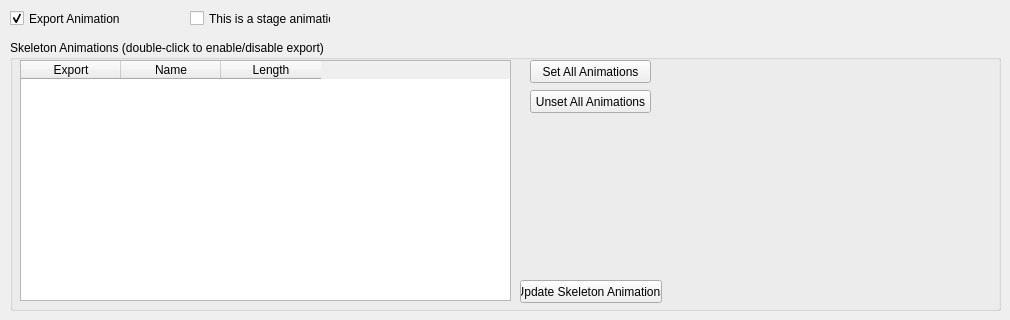
    <widget class="QWidget" name="animationTab">
     <attribute name="title">
      <string>Animation</string>
     </attribute>
     <widget class="QCheckBox" name="chkExportAnimations">
      <property name="geometry">
       <rect>
        <x>10</x>
        <y>10</y>
        <width>110</width>
        <height>17</height>
       </rect>
      </property>
      <property name="toolTip">
       <string>&lt;html&gt;&lt;head/&gt;&lt;body&gt;&lt;p&gt;If this is checked, any animations listed below will be exported.&lt;/p&gt;&lt;p&gt;&lt;br/&gt;&lt;/p&gt;&lt;p&gt;Skeleton Animation: Each animation will be exported to a .skeleton file with the listed name.&lt;/p&gt;&lt;p&gt;&lt;br/&gt;&lt;/p&gt;&lt;p&gt;Blend Shape Animation: Each animation will be exported INTO THE MESH FILE. Checking this will enforce mesh export.&lt;/p&gt;&lt;/body&gt;&lt;/html&gt;</string>
      </property>
      <property name="text">
       <string>Export Animations</string>
      </property>
      <property name="checked">
       <bool>true</bool>
      </property>
     </widget>
     <widget class="QGroupBox" name="grpSkeletonAnimations">
      <property name="geometry">
       <rect>
        <x>10</x>
        <y>40</y>
        <width>991</width>
        <height>271</height>
       </rect>
      </property>
      <property name="title">
       <string>Skeleton Animations (double-click to enable/disable export)</string>
      </property>
      <widget class="QPushButton" name="btnUpdateSkeletonAnimations">
       <property name="geometry">
        <rect>
         <x>510</x>
         <y>240</y>
         <width>142</width>
         <height>23</height>
        </rect>
       </property>
       <property name="toolTip">
        <string>Clicking on this will update the list with all animations assigned to this character's skeleton in the Trax editor.</string>
       </property>
       <property name="text">
        <string>Update Skeleton Animations</string>
       </property>
      </widget>
      <widget class="QTableWidget" name="tblSkeletonAnimations">
       <property name="geometry">
        <rect>
         <x>10</x>
         <y>20</y>
         <width>491</width>
         <height>241</height>
        </rect>
       </property>
       <column>
        <property name="text">
         <string>Export</string>
        </property>
       </column>
       <column>
        <property name="text">
         <string>Name</string>
        </property>
       </column>
       <column>
        <property name="text">
         <string>Length</string>
        </property>
       </column>
      </widget>
      <widget class="QPushButton" name="btnUnsetAllAnimations">
       <property name="geometry">
        <rect>
         <x>520</x>
         <y>50</y>
         <width>121</width>
         <height>23</height>
        </rect>
       </property>
       <property name="text">
        <string>Unset All Animations</string>
       </property>
      </widget>
      <widget class="QPushButton" name="btnSetAllAnimations">
       <property name="geometry">
        <rect>
         <x>520</x>
         <y>20</y>
         <width>121</width>
         <height>23</height>
        </rect>
       </property>
       <property name="text">
        <string>Set All Animations</string>
       </property>
      </widget>
     </widget>
     <widget class="QCheckBox" name="chkIsStageAnim">
      <property name="geometry">
       <rect>
        <x>190</x>
        <y>10</y>
        <width>141</width>
        <height>17</height>
       </rect>
      </property>
      <property name="toolTip">
       <string>&lt;html&gt;&lt;head/&gt;&lt;body&gt;&lt;p&gt;If this is checked, any animations listed below will be exported.&lt;/p&gt;&lt;p&gt;&lt;br/&gt;&lt;/p&gt;&lt;p&gt;Skeleton Animation: Each animation will be exported to a .skeleton file with the listed name.&lt;/p&gt;&lt;p&gt;&lt;br/&gt;&lt;/p&gt;&lt;p&gt;Blend Shape Animation: Each animation will be exported INTO THE MESH FILE. Checking this will enforce mesh export.&lt;/p&gt;&lt;/body&gt;&lt;/html&gt;</string>
      </property>
      <property name="text">
       <string>This is a stage animation</string>
      </property>
      <property name="checked">
       <bool>false</bool>
      </property>
     </widget>
    </widget>
